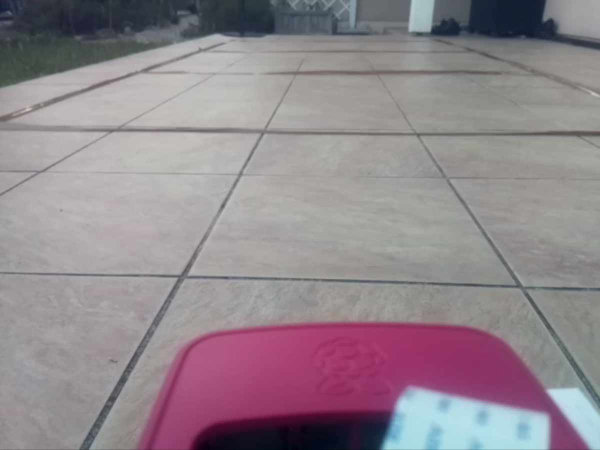
#> input picture data/draft/testVideo.jpg, 1200 x 900 px (shown at 1/2 size); its folder holds only this picture in this run
$ python -i imageAnalyzer.py   (imports and definitions only)   (older library calls are emulated)
#> lines starting #> are read from the running program, lines starting #| are printed output that depends on the picture
### simulateur/commonTraitement.py
import numpy as np
import cv2
import config

# [5 lines left out: function remove_noise, not called in this run]

def grayscale(img):
    return cv2.cvtColor(img, cv2.COLOR_RGB2GRAY)

# [23 lines left out: functions getAngle, getDistance, getHauteur, not called in this run]

def perspective_warp(img,
                     dst_size=(1200,900),
                     src=np.float32([(0,26/150*config.IMG_HEIGHT),
                                     (config.IMG_WIDTH,26/150*config.IMG_HEIGHT),
                                     (-239/200*config.IMG_WIDTH,config.IMG_HEIGHT),
                                     (239/200*config.IMG_WIDTH+config.IMG_WIDTH,config.IMG_HEIGHT)]),
                     dst=np.float32([(0,0), (1, 0), (0,1), (1,1)])):
 #   img_size = np.float32([(img.shape[1],img.shape[0])])
 #   src = src* img_size
    # For destination points, I'm arbitrarily choosing some points to be
    # a nice fit for displaying our warped result
    # again, not exact, but close enough for our purposes
    dst = dst * np.float32(dst_size)
    # Given src and dst points, calculate the perspective transform matrix
    M = cv2.getPerspectiveTransform(src, dst)
    # Warp the image using OpenCV warpPerspective()
    warped = cv2.warpPerspective(img, M, dst_size)
    return warped


def getPlusBasContour(contours):
    contoursOrdered = sorted(contours, key=lambda rect: rect[0][1], reverse=True)   # sort by top left corner height
    return  contoursOrdered[0]

def getPlusHautContour(contours):
    contoursOrdered = sorted(contours, key=lambda rect: rect[0][1], reverse=False)   # sort by top left corner height
    return  contoursOrdered[0]

### simulateur/rn/imageAnalyzer.py
import cv2
import numpy as np
import time
from PIL import Image
from pathlib import Path
import os
import json
import sys
sys.path.insert(0, '../')
import commonVideo as commonVideo
import commonTraitement as utils
import config

font = cv2.FONT_HERSHEY_SIMPLEX

previousAngle = 90
previousDistance = 0
previousHauteur = 0
NB_ITERATIONS = 10000

def detectAngleAndDistance(frame):
    global previousAngle
    global previousDistance
    global previousHauteur

    # Convert to birdeye
    vueDessus = utils.perspective_warp(frame, (1200,900))

    # Convert BGR to HSV
    hsv = cv2.cvtColor(vueDessus, cv2.COLOR_BGR2HSV)

    # define range of blue color in HSV
    lower_yellow = np.array([0,69,94])
    upper_yellow = np.array([255,255,255])


    # Threshold the HSV image to get only blue colors
    mask = cv2.inRange(hsv, lower_yellow, upper_yellow)
    #output = Image.fromarray(mask)
    #output.save("D:/dev/ironcar/output/mask.png")
    noiseless = utils.remove_noise(mask)
    #output = Image.fromarray(noiseless)
    #output.save("D:/dev/ironcar/output/noiseless.png")

    # Bitwise-AND mask and original image
    ret, thresh = cv2.threshold(noiseless, 127, 255,0)
    #output = Image.fromarray(thresh)
    #output.save("D:/dev/ironcar/output/thresh.png")
    im2,contours,hierarchy = cv2.findContours(thresh, 1, 2)


    pointilles = []
    if(len(contours)>0):
        contour = max(contours, key=cv2.contourArea)
        rectMax = cv2.minAreaRect(contour)
        print (rectMax)


        #contour le plus bas dont taille superieure a max/2
        rects = [cv2.minAreaRect(forme) for forme in contours]
        aireMin = rectMax[1][0]*rectMax[1][1]/2
        contoursEntiers = [rect for rect in rects if rect[1][0]*rect[1][1] >= aireMin]
        contoursBottomToTop = sorted(contoursEntiers, key=lambda rect: rect[0][1], reverse=True)
        print(str(len(contours))+" contours dont "+str(len(contoursBottomToTop))+" entiers")
        for i, contourRect in enumerate(contoursBottomToTop):
            rect = contourRect
            angle = utils.getAngle(rect)
            distance = utils.getDistance(rect)
            hauteur = utils.getHauteur(rect)
            pointille = [angle, distance, hauteur]
            pointilles.append(pointille)
            box = cv2.boxPoints(rect)
            box = np.int0(box)
            #print("color="+str(min(i*60, 255)))
            cv2.drawContours(vueDessus,[box], 0,(0,max(255-i*60, 0),min(i*60, 255)),2)
            cv2.putText(vueDessus, str(angle),(vueDessus.shape[1] - 120, vueDessus.shape[0] - 60*i-10), font, 1,(0,max(255-i*60, 0),min(i*60, 255)),2,cv2.LINE_AA)


    return vueDessus, pointilles


def getDetection(frame, numGame, numImg):

        # get angle from image
        frame2, pointilles = detectAngleAndDistance(frame)

        # For debug, save inputImage with detection and angle
        frame = commonVideo.concat_images(frame, frame2)
        output = Image.fromarray(frame)
        pngOutputFile = config.imageDebugDir+"/debugOutput"+str(numGame).zfill(5)+'_'+str(numImg).zfill(5)+'.png'
        output.save(pngOutputFile)

        #On attend un peu que blender nous fasse un rendu...
        print("new image done : "+str(numImg))
        time.sleep(0.1)

        return pointilles

# [8 lines of commented-out code are left out]

>>> import cv2
>>> picture = cv2.imread('../../data/draft/testVideo.jpg', cv2.IMREAD_GRAYSCALE)
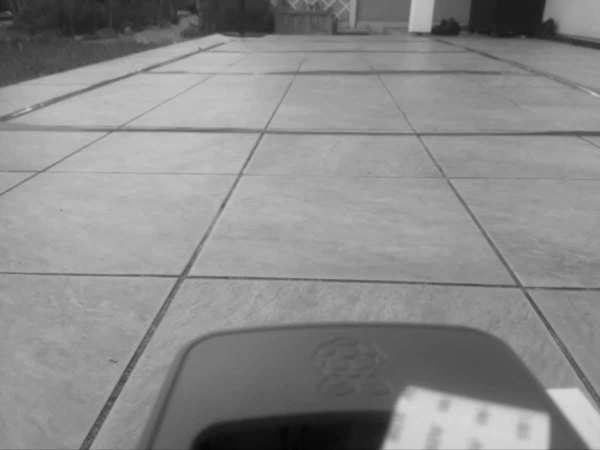
#> picture: shape (900, 1200) (shown at 1/2 size); min 2, max 217, mean 138.6
>>> result = detectAngleAndDistance(picture)
#> in perspective_warp, `dst = dst * np.float32(dst_size)`: dst = [[0, 0], [1200, 0], [0, 900], [1200, 900]]
#> in perspective_warp, `M = cv2.getPerspectiveTransform(src, dst)`: M = [[7.91, 17.3, -602.7], [-1.36e-15, 36.81, -1282.3], [-1.04e-19, 0.0288, 1]]
#> in perspective_warp, `warped = cv2.warpPerspective(img, M, dst_size)`:
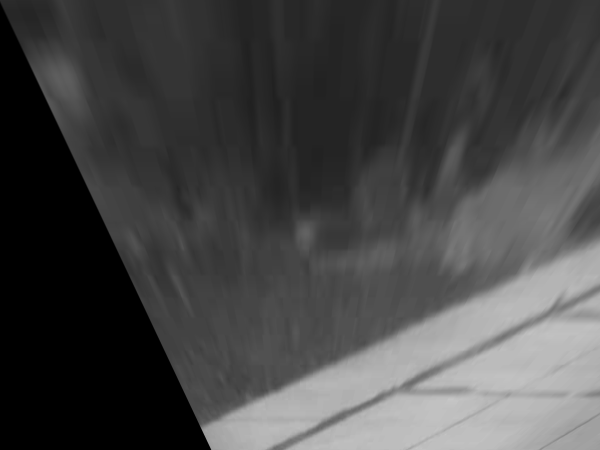
#> warped: shape (900, 1200) (shown at 1/2 size); min 0, max 198, mean 69.9
#> (the run stopped early here; a loop or call above may not have finished)
